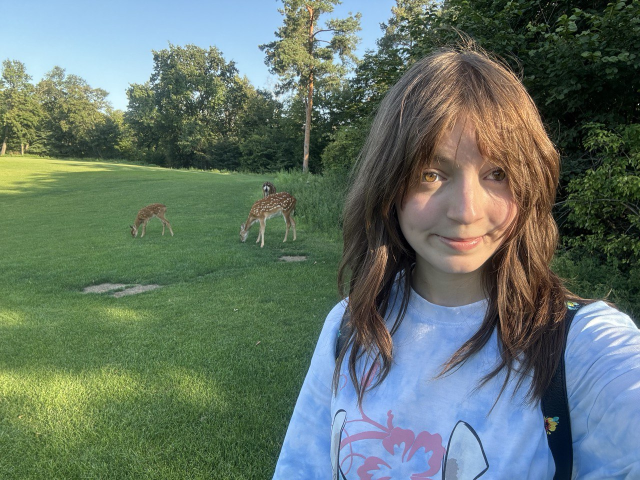
#> input picture images/2.jpg, 1280 x 960 px (shown at 1/2 size)
$ python HW_lesson_3.py
#> lines starting #> are read from the running program, lines starting #| are printed output that depends on the picture
import cv2
import numpy as np

img = cv2.imread('images/2.jpg')
#> img is the input picture: shape (960, 1280, 3); mean B, G, R 105.2, 116.1, 99.7
print(img.shape)
#| (960, 1280, 3)
img = cv2.resize(img, (img.shape[1] // 2, img.shape[0] // 2))
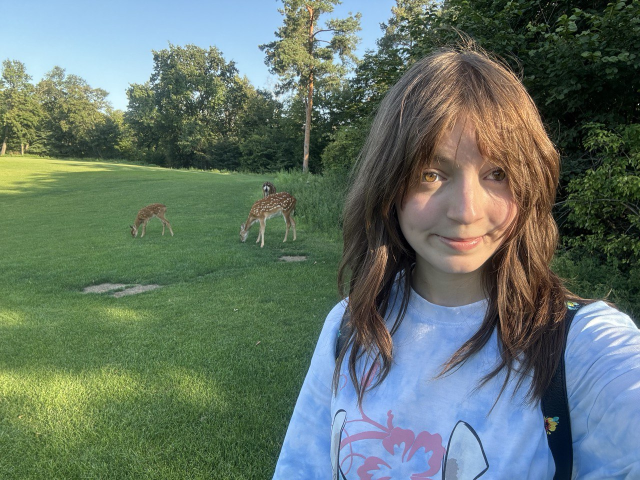
#> img: shape (480, 640, 3); mean B, G, R 105.3, 116.2, 99.8
cv2.rectangle(img, (230, 180), (310, 260), (0, 220, 0), 2)
cv2.rectangle(img, (120, 195), (180, 245), (0, 220, 0), 2)
cv2.rectangle(img, (340, 50), (560, 300), (0, 220, 0), 2)
cv2.putText(img, "deer 1", (110, 270), cv2.FONT_HERSHEY_TRIPLEX, 0.7, (255, 255, 255), 1)
cv2.putText(img, "deer 2", (230, 290), cv2.FONT_HERSHEY_TRIPLEX, 0.7, (255, 255, 255), 1)
cv2.putText(img, "Tverdokhlibova Masha", (320, 330), cv2.FONT_HERSHEY_TRIPLEX, 0.7, (255, 255, 255), 1)
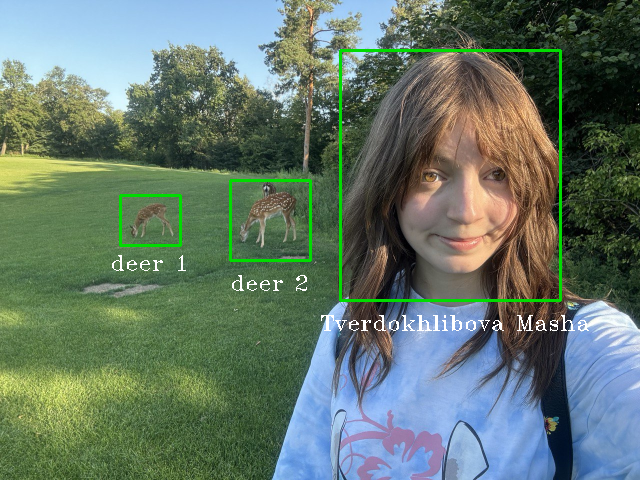
#> img: shape (480, 640, 3); mean B, G, R 105, 118.8, 99.5

cv2.imshow('photochka', img)
cv2.waitKey(0)
cv2.destroyAllWindows()

$ run again, with images/1234.jpg copied over images/2.jpg
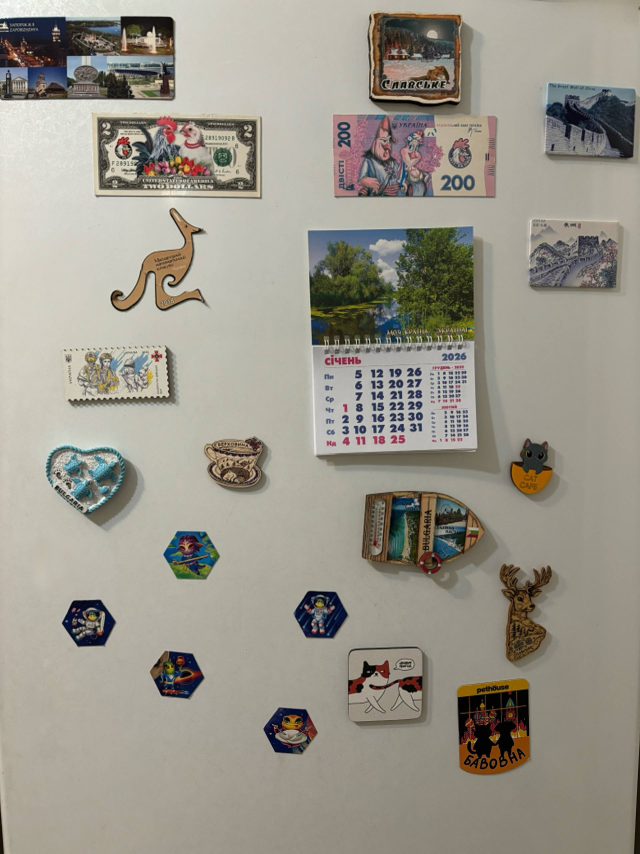
#> input picture images/1234.jpg, 1920 x 2560 px (shown at 1/3 size)
#> img is the input picture: shape (2560, 1920, 3); mean B, G, R 139.1, 150.1, 154.4
#| (2560, 1920, 3)
#> `img = cv2.resize(img, (img.shape[1] // 2, img.shape[0] // 2))`:
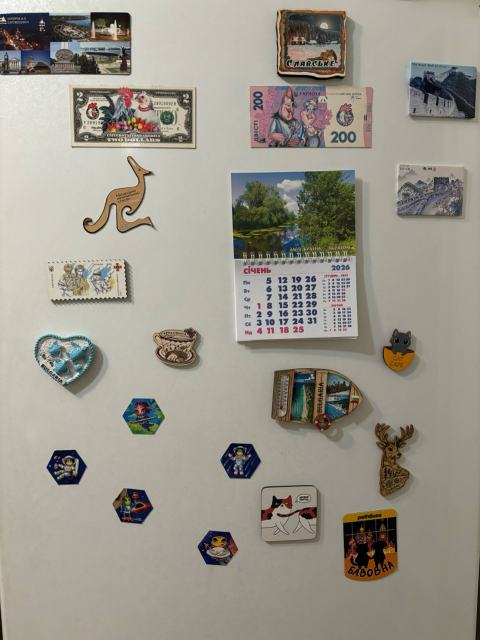
#> img: shape (1280, 960, 3) (shown at 1/2 size); mean B, G, R 139.2, 150.2, 154.5
#> `cv2.putText(img, "Tverdokhlibova Masha", (320, 330), cv2.FONT_HERSHEY_..`:
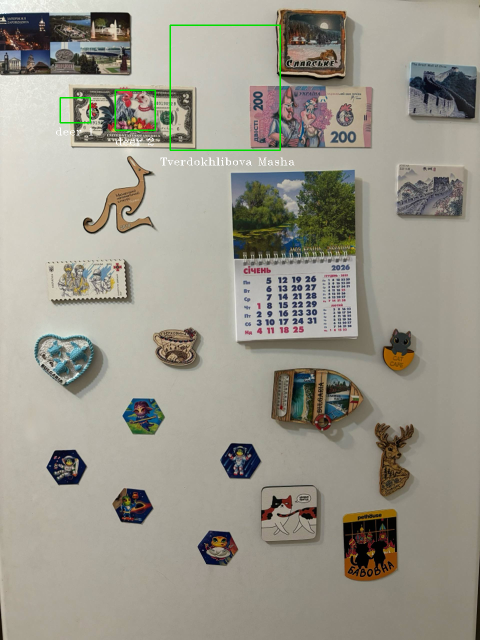
#> img: shape (1280, 960, 3) (shown at 1/2 size); mean B, G, R 138.8, 150.6, 154
